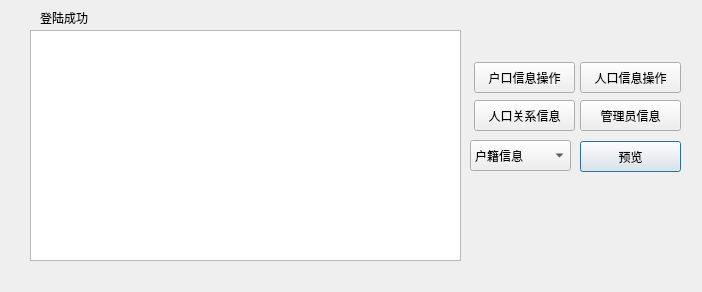
<?xml version="1.0" encoding="UTF-8"?>
<ui version="4.0">
 <class>MainFunction</class>
 <widget class="QDialog" name="MainFunction">
  <property name="geometry">
   <rect>
    <x>0</x>
    <y>0</y>
    <width>702</width>
    <height>292</height>
   </rect>
  </property>
  <property name="windowTitle">
   <string>Dialog</string>
  </property>
  <widget class="QTableView" name="tableView">
   <property name="geometry">
    <rect>
     <x>30</x>
     <y>30</y>
     <width>431</width>
     <height>231</height>
    </rect>
   </property>
  </widget>
  <widget class="QPushButton" name="search">
   <property name="geometry">
    <rect>
     <x>580</x>
     <y>141</y>
     <width>101</width>
     <height>31</height>
    </rect>
   </property>
   <property name="text">
    <string>预览</string>
   </property>
  </widget>
  <widget class="QLabel" name="label">
   <property name="geometry">
    <rect>
     <x>40</x>
     <y>10</y>
     <width>71</width>
     <height>16</height>
    </rect>
   </property>
   <property name="text">
    <string>登陆成功</string>
   </property>
  </widget>
  <widget class="QComboBox" name="tableName">
   <property name="geometry">
    <rect>
     <x>470</x>
     <y>140</y>
     <width>101</width>
     <height>31</height>
    </rect>
   </property>
   <property name="currentIndex">
    <number>0</number>
   </property>
   <item>
    <property name="text">
     <string>户籍信息</string>
    </property>
   </item>
   <item>
    <property name="text">
     <string>人口信息</string>
    </property>
   </item>
   <item>
    <property name="text">
     <string>管理员信息</string>
    </property>
   </item>
   <item>
    <property name="text">
     <string>人口关系信息</string>
    </property>
   </item>
  </widget>
  <widget class="QPushButton" name="HK">
   <property name="geometry">
    <rect>
     <x>474</x>
     <y>62</y>
     <width>101</width>
     <height>31</height>
    </rect>
   </property>
   <property name="text">
    <string>户口信息操作</string>
   </property>
  </widget>
  <widget class="QPushButton" name="RIN">
   <property name="geometry">
    <rect>
     <x>474</x>
     <y>100</y>
     <width>101</width>
     <height>31</height>
    </rect>
   </property>
   <property name="text">
    <string>人口关系信息</string>
   </property>
  </widget>
  <widget class="QPushButton" name="RK">
   <property name="geometry">
    <rect>
     <x>580</x>
     <y>62</y>
     <width>101</width>
     <height>31</height>
    </rect>
   </property>
   <property name="text">
    <string>人口信息操作</string>
   </property>
  </widget>
  <widget class="QPushButton" name="GL">
   <property name="geometry">
    <rect>
     <x>580</x>
     <y>100</y>
     <width>101</width>
     <height>31</height>
    </rect>
   </property>
   <property name="text">
    <string>管理员信息</string>
   </property>
  </widget>
 </widget>
 <resources/>
 <connections/>
</ui>
